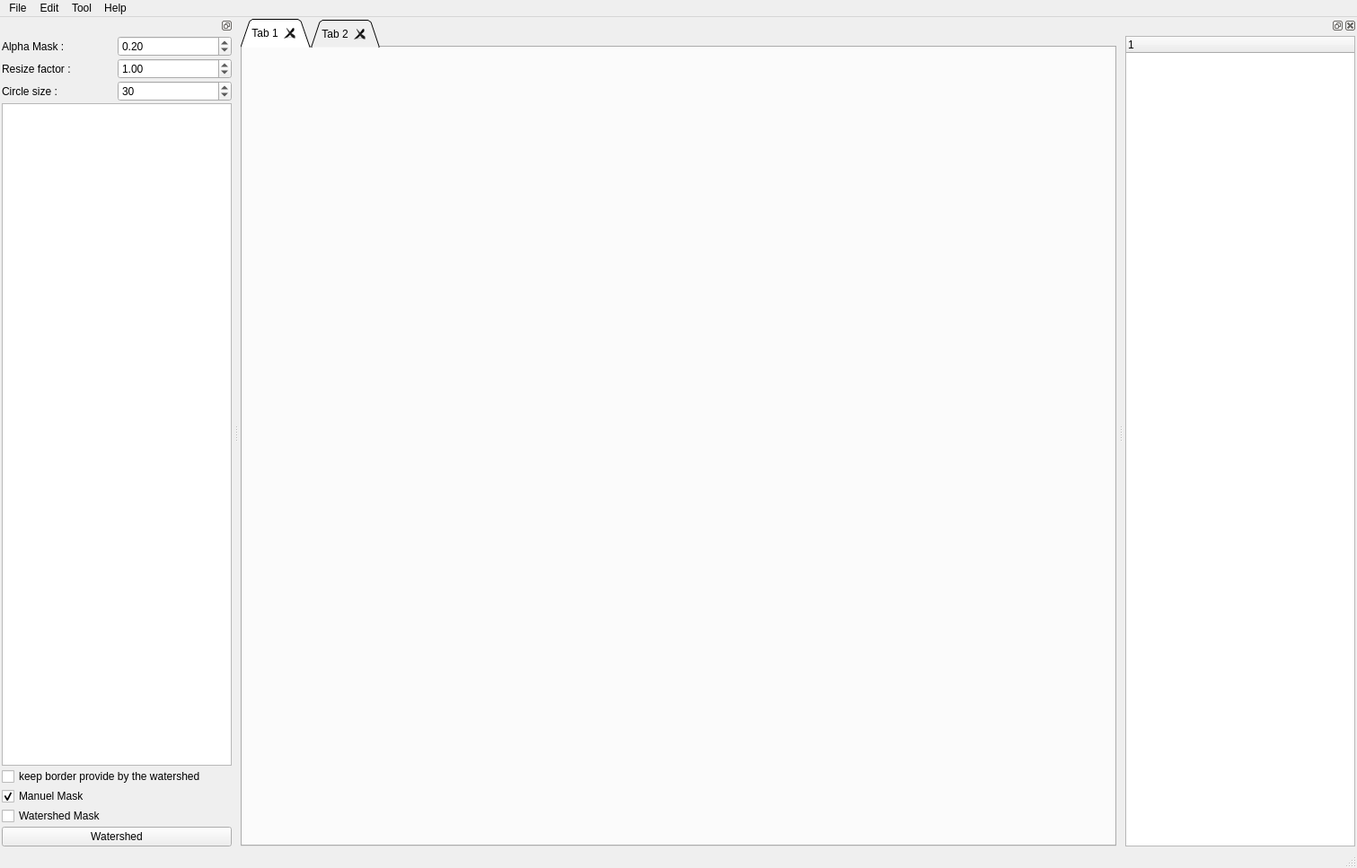
<?xml version="1.0" encoding="UTF-8"?>
<ui version="4.0">
 <class>MainWindow</class>
 <widget class="QMainWindow" name="MainWindow">
  <property name="geometry">
   <rect>
    <x>0</x>
    <y>0</y>
    <width>1511</width>
    <height>967</height>
   </rect>
  </property>
  <property name="windowTitle">
   <string>PixelAnnotationTool</string>
  </property>
  <property name="toolButtonStyle">
   <enum>Qt::ToolButtonIconOnly</enum>
  </property>
  <property name="animated">
   <bool>true</bool>
  </property>
  <property name="documentMode">
   <bool>true</bool>
  </property>
  <property name="dockNestingEnabled">
   <bool>true</bool>
  </property>
  <property name="dockOptions">
   <set>QMainWindow::AllowNestedDocks|QMainWindow::AllowTabbedDocks|QMainWindow::AnimatedDocks|QMainWindow::ForceTabbedDocks|QMainWindow::GroupedDragging|QMainWindow::VerticalTabs</set>
  </property>
  <widget class="QWidget" name="centralwidget">
   <layout class="QGridLayout" name="gridLayout_2">
    <property name="leftMargin">
     <number>2</number>
    </property>
    <property name="topMargin">
     <number>2</number>
    </property>
    <property name="rightMargin">
     <number>2</number>
    </property>
    <property name="bottomMargin">
     <number>2</number>
    </property>
    <property name="spacing">
     <number>2</number>
    </property>
    <item row="0" column="0">
     <widget class="QTabWidget" name="tabWidget">
      <property name="tabShape">
       <enum>QTabWidget::Triangular</enum>
      </property>
      <property name="currentIndex">
       <number>0</number>
      </property>
      <property name="elideMode">
       <enum>Qt::ElideLeft</enum>
      </property>
      <property name="usesScrollButtons">
       <bool>false</bool>
      </property>
      <property name="documentMode">
       <bool>false</bool>
      </property>
      <property name="tabsClosable">
       <bool>true</bool>
      </property>
      <property name="movable">
       <bool>true</bool>
      </property>
      <widget class="QWidget" name="tab">
       <attribute name="title">
        <string>Tab 1</string>
       </attribute>
      </widget>
      <widget class="QWidget" name="tab_2">
       <attribute name="title">
        <string>Tab 2</string>
       </attribute>
      </widget>
     </widget>
    </item>
   </layout>
  </widget>
  <widget class="QMenuBar" name="menubar">
   <property name="geometry">
    <rect>
     <x>0</x>
     <y>0</y>
     <width>1511</width>
     <height>23</height>
    </rect>
   </property>
   <widget class="QMenu" name="menuFile">
    <property name="title">
     <string>File</string>
    </property>
    <addaction name="actionOpenDir"/>
    <addaction name="separator"/>
    <addaction name="actionQuit"/>
   </widget>
   <widget class="QMenu" name="menuEdit">
    <property name="title">
     <string>Edit</string>
    </property>
   </widget>
   <widget class="QMenu" name="menuTool">
    <property name="title">
     <string>Tool</string>
    </property>
    <addaction name="actionOpen_config_file"/>
    <addaction name="actionSave_config_file"/>
    <addaction name="actionClear"/>
   </widget>
   <widget class="QMenu" name="menuHelp">
    <property name="title">
     <string>Help</string>
    </property>
    <addaction name="actionAbout"/>
   </widget>
   <addaction name="menuFile"/>
   <addaction name="menuEdit"/>
   <addaction name="menuTool"/>
   <addaction name="menuHelp"/>
  </widget>
  <widget class="QStatusBar" name="statusbar"/>
  <widget class="QDockWidget" name="dock_label">
   <property name="features">
    <set>QDockWidget::DockWidgetFloatable|QDockWidget::DockWidgetMovable</set>
   </property>
   <attribute name="dockWidgetArea">
    <number>1</number>
   </attribute>
   <widget class="QWidget" name="dockWidgetContents">
    <layout class="QVBoxLayout" name="verticalLayout_2">
     <property name="spacing">
      <number>2</number>
     </property>
     <property name="leftMargin">
      <number>2</number>
     </property>
     <property name="topMargin">
      <number>2</number>
     </property>
     <property name="rightMargin">
      <number>2</number>
     </property>
     <property name="bottomMargin">
      <number>2</number>
     </property>
     <item>
      <layout class="QVBoxLayout" name="verticalLayout">
       <item>
        <layout class="QHBoxLayout" name="horizontalLayout">
         <item>
          <widget class="QLabel" name="label_2">
           <property name="text">
            <string>Alpha Mask :</string>
           </property>
          </widget>
         </item>
         <item>
          <widget class="QDoubleSpinBox" name="spinbox_alpha">
           <property name="maximum">
            <double>1.000000000000000</double>
           </property>
           <property name="singleStep">
            <double>0.010000000000000</double>
           </property>
           <property name="value">
            <double>0.200000000000000</double>
           </property>
          </widget>
         </item>
        </layout>
       </item>
       <item>
        <layout class="QHBoxLayout" name="horizontalLayout_2">
         <item>
          <widget class="QLabel" name="label">
           <property name="text">
            <string>Resize factor : </string>
           </property>
          </widget>
         </item>
         <item>
          <widget class="QDoubleSpinBox" name="spinbox_scale">
           <property name="minimum">
            <double>0.500000000000000</double>
           </property>
           <property name="maximum">
            <double>8.000000000000000</double>
           </property>
           <property name="singleStep">
            <double>0.500000000000000</double>
           </property>
           <property name="value">
            <double>1.000000000000000</double>
           </property>
          </widget>
         </item>
        </layout>
       </item>
       <item>
        <layout class="QHBoxLayout" name="horizontalLayout_3">
         <item>
          <widget class="QLabel" name="label_3">
           <property name="text">
            <string>Circle size :</string>
           </property>
          </widget>
         </item>
         <item>
          <widget class="QSpinBox" name="spinbox_pen_size">
           <property name="minimum">
            <number>0</number>
           </property>
           <property name="singleStep">
            <number>5</number>
           </property>
           <property name="value">
            <number>30</number>
           </property>
          </widget>
         </item>
        </layout>
       </item>
       <item>
        <widget class="QListWidget" name="list_label"/>
       </item>
       <item>
        <widget class="QCheckBox" name="checkbox_border_ws">
         <property name="text">
          <string>keep border provide by the watershed</string>
         </property>
        </widget>
       </item>
       <item>
        <widget class="QCheckBox" name="checkbox_manuel_mask">
         <property name="text">
          <string>Manuel Mask</string>
         </property>
         <property name="checkable">
          <bool>true</bool>
         </property>
         <property name="checked">
          <bool>true</bool>
         </property>
        </widget>
       </item>
       <item>
        <widget class="QCheckBox" name="checkbox_watershed_mask">
         <property name="text">
          <string>Watershed Mask</string>
         </property>
        </widget>
       </item>
       <item>
        <widget class="QPushButton" name="button_watershed">
         <property name="text">
          <string>Watershed</string>
         </property>
        </widget>
       </item>
      </layout>
     </item>
    </layout>
   </widget>
  </widget>
  <widget class="QDockWidget" name="dockWidget_3">
   <attribute name="dockWidgetArea">
    <number>2</number>
   </attribute>
   <widget class="QWidget" name="dockWidgetContents_3">
    <layout class="QVBoxLayout" name="verticalLayout_3">
     <property name="spacing">
      <number>2</number>
     </property>
     <property name="leftMargin">
      <number>2</number>
     </property>
     <property name="topMargin">
      <number>2</number>
     </property>
     <property name="rightMargin">
      <number>2</number>
     </property>
     <property name="bottomMargin">
      <number>2</number>
     </property>
     <item>
      <widget class="QTreeWidget" name="tree_widget_img">
       <column>
        <property name="text">
         <string notr="true">1</string>
        </property>
       </column>
      </widget>
     </item>
    </layout>
   </widget>
  </widget>
  <action name="actionOpen_Image">
   <property name="text">
    <string>Open image</string>
   </property>
   <property name="shortcut">
    <string>Ctrl+O</string>
   </property>
  </action>
  <action name="actionQuit">
   <property name="text">
    <string>Quit</string>
   </property>
  </action>
  <action name="actionUndo">
   <property name="text">
    <string>Undo</string>
   </property>
  </action>
  <action name="actionRedo">
   <property name="text">
    <string>Redo</string>
   </property>
  </action>
  <action name="actionClear">
   <property name="text">
    <string>Clear mask</string>
   </property>
  </action>
  <action name="actionSave">
   <property name="text">
    <string>Save mask</string>
   </property>
   <property name="shortcut">
    <string>Ctrl+S</string>
   </property>
  </action>
  <action name="actionSave_config_file">
   <property name="text">
    <string>Save config file</string>
   </property>
  </action>
  <action name="actionOpen_config_file">
   <property name="text">
    <string>Open config file</string>
   </property>
  </action>
  <action name="actionOpenDir">
   <property name="text">
    <string>Open directory</string>
   </property>
  </action>
  <action name="actionAbout">
   <property name="text">
    <string>About</string>
   </property>
  </action>
  <action name="actionOpen_jsq">
   <property name="text">
    <string>Open JSQ</string>
   </property>
  </action>
 </widget>
 <resources/>
 <connections>
  <connection>
   <sender>actionQuit</sender>
   <signal>triggered()</signal>
   <receiver>MainWindow</receiver>
   <slot>close()</slot>
   <hints>
    <hint type="sourcelabel">
     <x>-1</x>
     <y>-1</y>
    </hint>
    <hint type="destinationlabel">
     <x>523</x>
     <y>272</y>
    </hint>
   </hints>
  </connection>
 </connections>
</ui>
